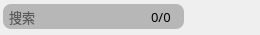
<?xml version="1.0" encoding="UTF-8"?>
<ui version="4.0">
 <class>findwidget</class>
 <widget class="QWidget" name="findwidget">
  <property name="geometry">
   <rect>
    <x>0</x>
    <y>0</y>
    <width>260</width>
    <height>35</height>
   </rect>
  </property>
  <property name="minimumSize">
   <size>
    <width>260</width>
    <height>35</height>
   </size>
  </property>
  <property name="maximumSize">
   <size>
    <width>260</width>
    <height>35</height>
   </size>
  </property>
  <property name="font">
   <font>
    <family>OPPOSans B</family>
    <pointsize>10</pointsize>
    <stylestrategy>PreferAntialias</stylestrategy>
   </font>
  </property>
  <property name="windowTitle">
   <string>Form</string>
  </property>
  <property name="styleSheet">
   <string notr="true"/>
  </property>
  <layout class="QVBoxLayout" name="verticalLayout">
   <property name="spacing">
    <number>0</number>
   </property>
   <property name="leftMargin">
    <number>3</number>
   </property>
   <property name="topMargin">
    <number>0</number>
   </property>
   <property name="rightMargin">
    <number>0</number>
   </property>
   <property name="bottomMargin">
    <number>2</number>
   </property>
   <item>
    <widget class="QWidget" name="horizontalWidget" native="true">
     <property name="minimumSize">
      <size>
       <width>0</width>
       <height>28</height>
      </size>
     </property>
     <property name="maximumSize">
      <size>
       <width>16777215</width>
       <height>25</height>
      </size>
     </property>
     <layout class="QHBoxLayout" name="horizontalLayout">
      <property name="spacing">
       <number>0</number>
      </property>
      <property name="leftMargin">
       <number>0</number>
      </property>
      <property name="topMargin">
       <number>0</number>
      </property>
      <property name="rightMargin">
       <number>10</number>
      </property>
      <property name="bottomMargin">
       <number>0</number>
      </property>
      <item>
       <widget class="QWidget" name="widget_4" native="true">
        <property name="minimumSize">
         <size>
          <width>53</width>
          <height>25</height>
         </size>
        </property>
        <property name="maximumSize">
         <size>
          <width>16777215</width>
          <height>25</height>
         </size>
        </property>
        <property name="styleSheet">
         <string notr="true">#widget_4{
background-color: rgba(144, 144, 144, 150);
border: 0px solid rgba(255, 255, 255, 0);
border-radius: 8px;
}

</string>
        </property>
        <layout class="QHBoxLayout" name="horizontalLayout_3">
         <property name="spacing">
          <number>0</number>
         </property>
         <property name="leftMargin">
          <number>4</number>
         </property>
         <property name="topMargin">
          <number>0</number>
         </property>
         <property name="rightMargin">
          <number>4</number>
         </property>
         <property name="bottomMargin">
          <number>0</number>
         </property>
         <item>
          <widget class="QLineEdit" name="lineEdit_search">
           <property name="minimumSize">
            <size>
             <width>140</width>
             <height>25</height>
            </size>
           </property>
           <property name="maximumSize">
            <size>
             <width>140</width>
             <height>25</height>
            </size>
           </property>
           <property name="font">
            <font>
             <family>OPPOSans B</family>
             <pointsize>10</pointsize>
             <stylestrategy>PreferAntialias</stylestrategy>
            </font>
           </property>
           <property name="styleSheet">
            <string notr="true">background-color: rgba(255, 255, 255, 0);
border: 0px solid rgba(255, 255, 255, 0);</string>
           </property>
           <property name="placeholderText">
            <string>搜索</string>
           </property>
          </widget>
         </item>
         <item>
          <widget class="QLabel" name="label_conut">
           <property name="sizePolicy">
            <sizepolicy hsizetype="Minimum" vsizetype="Minimum">
             <horstretch>0</horstretch>
             <verstretch>0</verstretch>
            </sizepolicy>
           </property>
           <property name="minimumSize">
            <size>
             <width>30</width>
             <height>25</height>
            </size>
           </property>
           <property name="maximumSize">
            <size>
             <width>1555555</width>
             <height>25</height>
            </size>
           </property>
           <property name="font">
            <font>
             <family>OPPOSans B</family>
             <pointsize>10</pointsize>
             <stylestrategy>PreferAntialias</stylestrategy>
            </font>
           </property>
           <property name="styleSheet">
            <string notr="true">
border: 1px solid rgba(255, 255, 255, 0);

</string>
           </property>
           <property name="text">
            <string>0/0</string>
           </property>
          </widget>
         </item>
        </layout>
       </widget>
      </item>
      <item>
       <widget class="QToolButton" name="toolButton_up">
        <property name="minimumSize">
         <size>
          <width>22</width>
          <height>20</height>
         </size>
        </property>
        <property name="maximumSize">
         <size>
          <width>22</width>
          <height>25</height>
         </size>
        </property>
        <property name="styleSheet">
         <string notr="true">QToolButton {
	color: rgb(255, 255, 255);
	background-color: rgba(255, 255, 255, 0);
	border: none;
}

QToolButton::menu-indicator { 
	image: None;
}

 
QToolButton:hover {
	color: rgb(255, 255, 255);
	background-color: rgba(255, 255, 255, 0);
	border: none;
}</string>
        </property>
        <property name="text">
         <string/>
        </property>
        <property name="icon">
         <iconset resource="lib.qrc">
          <normaloff>:/lib/down.png</normaloff>:/lib/down.png</iconset>
        </property>
        <property name="iconSize">
         <size>
          <width>25</width>
          <height>25</height>
         </size>
        </property>
       </widget>
      </item>
      <item>
       <widget class="QToolButton" name="toolButton_down">
        <property name="minimumSize">
         <size>
          <width>22</width>
          <height>25</height>
         </size>
        </property>
        <property name="maximumSize">
         <size>
          <width>22</width>
          <height>25</height>
         </size>
        </property>
        <property name="styleSheet">
         <string notr="true">QToolButton {
	color: rgb(255, 255, 255);
	background-color: rgba(255, 255, 255, 0);
	border: none;
}

QToolButton::menu-indicator { 
	image: None;
}

 
QToolButton:hover {
	color: rgb(255, 255, 255);
	background-color: rgba(255, 255, 255, 0);
	border: none;
}</string>
        </property>
        <property name="text">
         <string/>
        </property>
        <property name="icon">
         <iconset resource="lib.qrc">
          <normaloff>:/lib/up.png</normaloff>:/lib/up.png</iconset>
        </property>
        <property name="iconSize">
         <size>
          <width>25</width>
          <height>25</height>
         </size>
        </property>
       </widget>
      </item>
      <item>
       <widget class="QToolButton" name="toolButton_close">
        <property name="minimumSize">
         <size>
          <width>22</width>
          <height>25</height>
         </size>
        </property>
        <property name="maximumSize">
         <size>
          <width>22</width>
          <height>25</height>
         </size>
        </property>
        <property name="styleSheet">
         <string notr="true">QToolButton {
	color: rgb(255, 255, 255);
	background-color: rgba(255, 255, 255, 0);
	border: none;
}

QToolButton::menu-indicator { 
	image: None;
}

 
QToolButton:hover {
	color: rgb(255, 255, 255);
	background-color: rgba(255, 255, 255, 0);
	border: none;
}</string>
        </property>
        <property name="icon">
         <iconset resource="lib.qrc">
          <normaloff>:/lib/icon-close4.png</normaloff>:/lib/icon-close4.png</iconset>
        </property>
        <property name="iconSize">
         <size>
          <width>25</width>
          <height>25</height>
         </size>
        </property>
       </widget>
      </item>
     </layout>
    </widget>
   </item>
  </layout>
 </widget>
 <resources>
  <include location="lib.qrc"/>
 </resources>
 <connections/>
</ui>
